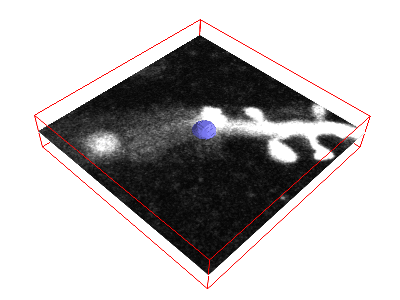
#> input picture preprocess/morphsnakes/examples/dendrite.gif, 400 x 300 px
$ python -i generate_thumbnail_masks_v3.py   (imports and definitions only)   (Python 2 division)   (older library calls are emulated)
#> lines starting #> are read from the running program, lines starting #| are printed output that depends on the picture; after the words box and inside, x2 and y2 are one past the last pixel; in counts of white or black regions, pixels touching at a corner belong together
### preprocess/morphsnakes.py
# -*- coding: utf-8 -*-

"""
morphsnakes
===========

This is a Python implementation of the algorithms introduced in the paper

  Márquez-Neila, P., Baumela, L., Álvarez, L., "A morphological approach
  to curvature-based evolution of curves and surfaces". IEEE Transactions
  on Pattern Analysis and Machine Intelligence (PAMI), 2013.

This implementation is intended to be as brief, understandable and self-contained
as possible. It does not include any enhancement to make it fast or efficient.

Any practical implementation of this algorithm should work only over the
neighbor pixels of the 0.5-levelset, not over all the embedding function,
and perhaps should feature multi-threading or GPU capabilities.

The classes MorphGAC and MorphACWE provide most of the functionality of this
module. They implement the Morphological Geodesic Active Contours and the
Morphological Active Contours without Edges, respectively. See the
aforementioned paper for full details.

See test.py for examples of usage.
"""

__author__ = "P. Márquez Neila <p.mneila@upm.es>"

from itertools import cycle

import numpy as np
from scipy import ndimage
from scipy.ndimage import binary_dilation, binary_erosion, \
                        gaussian_filter, gaussian_gradient_magnitude

class fcycle(object):

    def __init__(self, iterable):
        """Call functions from the iterable each time it is called."""
        self.funcs = cycle(iterable)

    def __call__(self, *args, **kwargs):
        f = next(self.funcs)
        return f(*args, **kwargs)


# SI and IS operators for 2D and 3D.
_P2 = [np.eye(3), np.array([[0,1,0]]*3), np.flipud(np.eye(3)), np.rot90([[0,1,0]]*3)]
_P3 = [np.zeros((3,3,3)) for i in range(9)]

_P3[0][:,:,1] = 1
_P3[1][:,1,:] = 1
_P3[2][1,:,:] = 1
_P3[3][:,[0,1,2],[0,1,2]] = 1
_P3[4][:,[0,1,2],[2,1,0]] = 1
_P3[5][[0,1,2],:,[0,1,2]] = 1
_P3[6][[0,1,2],:,[2,1,0]] = 1
_P3[7][[0,1,2],[0,1,2],:] = 1
_P3[8][[0,1,2],[2,1,0],:] = 1

_aux = np.zeros((0))
# [35 lines left out: functions SI, IS, not called in this run]

# SIoIS operator.
SIoIS = lambda u: SI(IS(u))
ISoSI = lambda u: IS(SI(u))
curvop = fcycle([SIoIS, ISoSI])

# Stopping factors (function g(I) in the paper).
# [5 lines left out: function gborders, not called in this run]

def glines(img, sigma=1.0):
    """Stopping criterion for image black lines."""
    return gaussian_filter(img, sigma)

class MorphACWE(object):
    """Morphological ACWE based on the Chan-Vese energy functional."""

    # [27 lines left out: functions __init__, set_levelset, not called in this run]

    levelset = property(lambda self: self._u,
                        set_levelset,
                        doc="The level set embedding function (u).")

    # [36 lines left out: functions step, run, not called in this run]


class MorphGAC(object):
    """Morphological GAC based on the Geodesic Active Contours."""

    # [27 lines left out: functions __init__, set_levelset, not called in this run]

    def set_balloon(self, v):
        self._v = v
        self._update_mask()

    def set_threshold(self, theta):
        self._theta = theta
        self._update_mask()

    # [11 lines left out: functions set_data, _update_mask, not called in this run]

    levelset = property(lambda self: self._u,
                        set_levelset,
                        doc="The level set embedding function (u).")
    data = property(lambda self: self._data,
                        set_data,
                        doc="The data that controls the snake evolution (the image or g(I)).")
    balloon = property(lambda self: self._v,
                        set_balloon,
                        doc="The morphological balloon parameter (ν (nu, not v)).")
    threshold = property(lambda self: self._theta,
                        set_threshold,
                        doc="The threshold value (θ).")

    # [132 lines left out: functions step, run, evolve_visual, evolve_visual3d, not called in this run]

### preprocess/generate_thumbnail_masks_v3.py
#! /usr/bin/env python

import sys
import os
import time

import numpy as np
from joblib import Parallel, delayed

sys.path.append('/oasis/projects/nsf/csd181/yuncong/opencv-2.4.9/release/lib/python2.7/site-packages')
import cv2

from skimage.filters.rank import entropy
from skimage.morphology import remove_small_objects, disk, remove_small_holes, binary_dilation, disk, binary_closing
from skimage.measure import label, regionprops
from skimage.color import rgb2gray, gray2rgb
from skimage.io import imread, imsave
from skimage.segmentation import active_contour
from skimage.filters import gaussian, threshold_adaptive
from skimage.util import img_as_ubyte

from sklearn.mixture import GaussianMixture
from sklearn.cluster import KMeans

# [1 line that did not run here, left out]
from utilities2015 import *
from annotation_utilities import contours_to_mask, points_inside_contour
from registration_utilities import find_contour_points

import morphsnakes
from collections import deque

from skimage.segmentation import slic
from skimage.future.graph import rag_mean_color, cut_normalized
from skimage.feature import canny

#######################################################################################

import argparse

parser = argparse.ArgumentParser(
    formatter_class=argparse.RawDescriptionHelpFormatter,
    description='Generate mask for thumbnail images - fluorescent')
# [11 lines not run here, left out]

# [1 line that did not run here, left out]
# [1 line that did not run here, left out]
# [1 line that did not run here, left out]
# [1 line that did not run here, left out]
# [1 line that did not run here, left out]

# Used for fluorescent
# [1 line that did not run here, left out]
# [1 line that did not run here, left out]
# [1 line that did not run here, left out]
# [1 line that did not run here, left out]
AREA_CHANGE_RATIO_TERMINATE_CRITERIA = 2. # When area changes more than this ratio, stop iteration.

# [4 lines not run here, left out]


# output_viz_dir = create_if_not_exists('/home/yuncong/CSHL_data_processed/%(stack)s/%(stack)s_maskContourViz_unsorted' % dict(stack=stack))

import json

# [1 line that did not run here, left out]

##############################################

def generate_entropy_mask(img):

    h, w = img.shape
    e = entropy(img, disk(5))

    x = np.atleast_2d(e[e > .1]).T

    bics = []
    clfs = []
    for nc in [2,3]:
        clf = GaussianMixture(n_components=nc, covariance_type='full')
        clf.fit(x)
        bic = clf.bic(x)
        bics.append(bic)
        clfs.append(clf)

    print 'num. components', [2,3][np.argsort(bics)[0]]

    clf = clfs[np.argsort(bics)[0]]
    covars = np.atleast_1d(np.squeeze(clf.covariances_))

    if clf.n_components == 3:
        invalid_component = np.where(covars > .4)[0]
        if len(invalid_component) == 1:
            clf = clfs[0]
            covars = np.atleast_1d(np.squeeze(clf.covariances_))

    means = np.atleast_1d(np.squeeze(clf.means_))
    order = np.argsort(means)
    weights = clf.weights_

    new_means = []
    new_covs = []
    new_weights = []

    # Force into 2 classes: foreground and background
    km = KMeans(2)
    km.fit([[x]for x in means])
    for l in set(km.labels_):
        new_mean = means[km.labels_ == l].mean()
        new_cov = covars[km.labels_ == l].mean()
        new_weight = weights[km.labels_ == l].sum()

        new_means.append(new_mean)
        new_covs.append(new_cov)
        new_weights.append(new_weight)

    order = np.argsort(new_means)
    new_means = np.array(new_means)[order]
    new_covs = np.array(new_covs)[order]
    new_weights = np.array(new_weights)[order]

    counts, bins = np.histogram(e.flat, bins=100, density=True);

    # ignore small components
    gs = np.array([w * 1./np.sqrt(2*np.pi*c) * np.exp(-(bins-m)**2/(2*c)) for m, c, w in zip(new_means, new_covs, new_weights)])

    thresh = bins[np.where(gs[-1] - gs[-2] < 0)[0][-1]]

    mask = e > thresh

    max_area = np.max([p.area for p in regionprops(label(mask))])
    min_size = min(max_area, MIN_SIZE)

    mask_rso = remove_small_objects(mask, min_size=min_size, connectivity=8)
    mask_rsh = remove_small_holes(mask_rso, min_size=20000, connectivity=8)
    return mask_rsh


# [376 lines left out: functions generate_mask, consolidate_alg_submask_review, not called in this run]

# [1 line that did not run here, left out]

>>> import cv2
>>> picture = cv2.imread('morphsnakes/examples/dendrite.gif', cv2.IMREAD_GRAYSCALE)
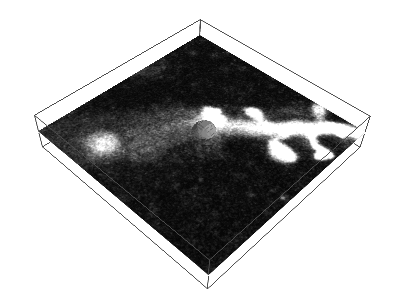
#> picture: shape (300, 400); min 7, max 255, mean 187.8
>>> result = generate_entropy_mask(picture)
#> in generate_entropy_mask, `e = entropy(img, disk(5))`:
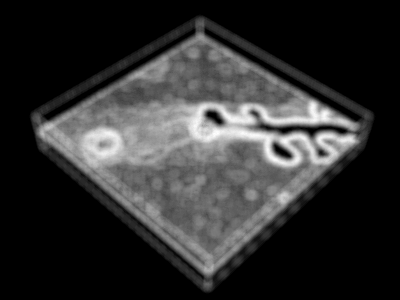
#> e: shape (300, 400) float64; min 0, max 4.72, mean 0.887; drawn with min black and max white
#> the loop in generate_entropy_mask, `for nc in [2,3]:` made 2 passes
#> bic on passes 1 to 2: 143482.7, 135034.5
#> after the loop in generate_entropy_mask, `for nc in [2,3]:`: bics = [143482.7, 135034.5]; clfs = 2 items
#| num. components 3
#> in generate_entropy_mask, `covars = np.atleast_1d(np.squeeze(clf.covariances_))`: covars = [0.065, 0.41, 0.19]
#> in generate_entropy_mask, `invalid_component = np.where(covars > .4)[0]`: invalid_component = [1]
#> in generate_entropy_mask, `covars = np.atleast_1d(np.squeeze(clf.covariances_))`: covars = [0.73, 0.562]
#> in generate_entropy_mask, `means = np.atleast_1d(np.squeeze(clf.means_))`: means = [2.7, 1.58]
#> in generate_entropy_mask, `order = np.argsort(means)`: order = [1, 0]
#> in generate_entropy_mask, `weights = clf.weights_`: weights = [0.424, 0.576]
#> the loop in generate_entropy_mask, `for l in set(km.labels_):` made 2 passes
#> (new_mean, new_cov, new_weight) on passes 1 to 2: (1.58, 0.562, 0.576), (2.7, 0.73, 0.424)
#> after the loop in generate_entropy_mask, `for l in set(km.labels_):`: new_covs = [0.562, 0.73]; new_means = [1.58, 2.7]; new_weights = [0.576, 0.424]
#> in generate_entropy_mask, `order = np.argsort(new_means)`: order = [0, 1]
#> in generate_entropy_mask, `counts, bins = np.histogram(e.flat, bins=100, density=True);`: counts = 100 values, max 11.94 at index 0, min 0 at index 1, mean 0.212; bins = 101 values from 0 to 4.72
#> in generate_entropy_mask, `thresh = bins[np.where(gs[-1] - gs[-2] < 0)[0][-1]]`: thresh = 2.31
#> in generate_entropy_mask, `mask = e > thresh`:
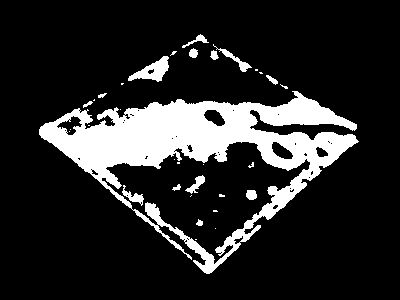
#> mask: shape (300, 400) bool; 16% white; 33 white regions (19 under 20 px), largest, box (x1, y1, x2, y2) and area: (39, 91, 359, 274) 17552, (128, 56, 169, 82) 496, (213, 44, 252, 72) 193
#> in generate_entropy_mask, `max_area = np.max([p.area for p in regionprops(label(mask))])`: max_area = 17552
#> (the run stopped early here; a loop or call above may not have finished)
